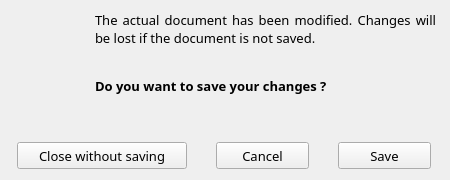
<?xml version="1.0" encoding="UTF-8"?>
<ui version="4.0">
 <class>presaveWindow</class>
 <widget class="QWidget" name="presaveWindow">
  <property name="geometry">
   <rect>
    <x>0</x>
    <y>0</y>
    <width>450</width>
    <height>180</height>
   </rect>
  </property>
  <property name="minimumSize">
   <size>
    <width>450</width>
    <height>180</height>
   </size>
  </property>
  <property name="maximumSize">
   <size>
    <width>452</width>
    <height>16777215</height>
   </size>
  </property>
  <property name="font">
   <font>
    <family>Droid Sans Fallback</family>
    <pointsize>10</pointsize>
    <weight>50</weight>
    <bold>false</bold>
    <stylestrategy>PreferAntialias</stylestrategy>
   </font>
  </property>
  <property name="windowTitle">
   <string>EUFAR Metadata Creator</string>
  </property>
  <property name="windowIcon">
   <iconset>
    <normaloff>icons/warning_icon.png</normaloff>icons/warning_icon.png</iconset>
  </property>
  <layout class="QGridLayout" name="gridLayout">
   <item row="0" column="0">
    <layout class="QVBoxLayout" name="verticalLayout_2">
     <item>
      <layout class="QHBoxLayout" name="horizontalLayout">
       <item>
        <layout class="QVBoxLayout" name="verticalLayout">
         <item>
          <widget class="QLabel" name="iw_label_2">
           <property name="minimumSize">
            <size>
             <width>55</width>
             <height>55</height>
            </size>
           </property>
           <property name="maximumSize">
            <size>
             <width>55</width>
             <height>55</height>
            </size>
           </property>
           <property name="text">
            <string/>
           </property>
           <property name="pixmap">
            <pixmap>icons/warning_icon.png</pixmap>
           </property>
           <property name="scaledContents">
            <bool>true</bool>
           </property>
          </widget>
         </item>
         <item>
          <spacer name="verticalSpacer">
           <property name="orientation">
            <enum>Qt::Vertical</enum>
           </property>
           <property name="sizeHint" stdset="0">
            <size>
             <width>20</width>
             <height>40</height>
            </size>
           </property>
          </spacer>
         </item>
        </layout>
       </item>
       <item>
        <spacer name="horizontalSpacer">
         <property name="orientation">
          <enum>Qt::Horizontal</enum>
         </property>
         <property name="sizeType">
          <enum>QSizePolicy::Fixed</enum>
         </property>
         <property name="sizeHint" stdset="0">
          <size>
           <width>20</width>
           <height>20</height>
          </size>
         </property>
        </spacer>
       </item>
       <item>
        <widget class="QLabel" name="iw_label_1">
         <property name="minimumSize">
          <size>
           <width>341</width>
           <height>120</height>
          </size>
         </property>
         <property name="maximumSize">
          <size>
           <width>341</width>
           <height>16777215</height>
          </size>
         </property>
         <property name="font">
          <font>
           <family>Droid Sans Fallback</family>
           <pointsize>10</pointsize>
           <weight>50</weight>
           <bold>false</bold>
           <stylestrategy>PreferAntialias</stylestrategy>
          </font>
         </property>
         <property name="frameShape">
          <enum>QFrame::NoFrame</enum>
         </property>
         <property name="frameShadow">
          <enum>QFrame::Plain</enum>
         </property>
         <property name="lineWidth">
          <number>0</number>
         </property>
         <property name="midLineWidth">
          <number>0</number>
         </property>
         <property name="text">
          <string>&lt;html&gt;&lt;head/&gt;&lt;body&gt;&lt;p align=&quot;justify&quot;&gt;The actual document has been modified. Changes will be lost if the document is not saved.&lt;br/&gt;&lt;/p&gt;&lt;p&gt;&lt;span style=&quot; font-weight:600;&quot;&gt;Do you want to save your changes ?&lt;/span&gt;&lt;/p&gt;&lt;/body&gt;&lt;/html&gt;</string>
         </property>
         <property name="textFormat">
          <enum>Qt::AutoText</enum>
         </property>
         <property name="alignment">
          <set>Qt::AlignJustify|Qt::AlignTop</set>
         </property>
         <property name="wordWrap">
          <bool>true</bool>
         </property>
        </widget>
       </item>
      </layout>
     </item>
     <item>
      <spacer name="verticalSpacer_2">
       <property name="orientation">
        <enum>Qt::Vertical</enum>
       </property>
       <property name="sizeHint" stdset="0">
        <size>
         <width>20</width>
         <height>13</height>
        </size>
       </property>
      </spacer>
     </item>
     <item>
      <layout class="QHBoxLayout" name="horizontalLayout_2">
       <item>
        <widget class="QPushButton" name="iw_nosaveButton">
         <property name="minimumSize">
          <size>
           <width>170</width>
           <height>27</height>
          </size>
         </property>
         <property name="maximumSize">
          <size>
           <width>170</width>
           <height>27</height>
          </size>
         </property>
         <property name="font">
          <font>
           <family>Droid Sans Fallback</family>
           <pointsize>10</pointsize>
           <weight>50</weight>
           <bold>false</bold>
           <stylestrategy>PreferDefault</stylestrategy>
          </font>
         </property>
         <property name="text">
          <string>Close without saving</string>
         </property>
         <property name="icon">
          <iconset>
           <normaloff>icons/cancel_icon.png</normaloff>icons/cancel_icon.png</iconset>
         </property>
         <property name="iconSize">
          <size>
           <width>25</width>
           <height>25</height>
          </size>
         </property>
        </widget>
       </item>
       <item>
        <spacer name="horizontalSpacer_2">
         <property name="orientation">
          <enum>Qt::Horizontal</enum>
         </property>
         <property name="sizeType">
          <enum>QSizePolicy::Fixed</enum>
         </property>
         <property name="sizeHint" stdset="0">
          <size>
           <width>20</width>
           <height>20</height>
          </size>
         </property>
        </spacer>
       </item>
       <item>
        <widget class="QPushButton" name="iw_cancelButton">
         <property name="minimumSize">
          <size>
           <width>93</width>
           <height>27</height>
          </size>
         </property>
         <property name="maximumSize">
          <size>
           <width>93</width>
           <height>27</height>
          </size>
         </property>
         <property name="font">
          <font>
           <family>Droid Sans Fallback</family>
           <pointsize>10</pointsize>
           <weight>50</weight>
           <bold>false</bold>
           <stylestrategy>PreferDefault</stylestrategy>
          </font>
         </property>
         <property name="text">
          <string>Cancel</string>
         </property>
         <property name="icon">
          <iconset>
           <normaloff>icons/del_icon.png</normaloff>icons/del_icon.png</iconset>
         </property>
         <property name="iconSize">
          <size>
           <width>25</width>
           <height>25</height>
          </size>
         </property>
        </widget>
       </item>
       <item>
        <spacer name="horizontalSpacer_3">
         <property name="orientation">
          <enum>Qt::Horizontal</enum>
         </property>
         <property name="sizeType">
          <enum>QSizePolicy::Fixed</enum>
         </property>
         <property name="sizeHint" stdset="0">
          <size>
           <width>20</width>
           <height>20</height>
          </size>
         </property>
        </spacer>
       </item>
       <item>
        <widget class="QPushButton" name="iw_saveButton">
         <property name="minimumSize">
          <size>
           <width>93</width>
           <height>27</height>
          </size>
         </property>
         <property name="maximumSize">
          <size>
           <width>93</width>
           <height>27</height>
          </size>
         </property>
         <property name="font">
          <font>
           <family>Droid Sans Fallback</family>
           <pointsize>10</pointsize>
           <weight>50</weight>
           <bold>false</bold>
           <stylestrategy>PreferDefault</stylestrategy>
          </font>
         </property>
         <property name="text">
          <string>Save</string>
         </property>
         <property name="icon">
          <iconset>
           <normaloff>icons/save_icon.png</normaloff>icons/save_icon.png</iconset>
         </property>
         <property name="iconSize">
          <size>
           <width>25</width>
           <height>25</height>
          </size>
         </property>
        </widget>
       </item>
      </layout>
     </item>
    </layout>
   </item>
  </layout>
 </widget>
 <resources/>
 <connections/>
</ui>
